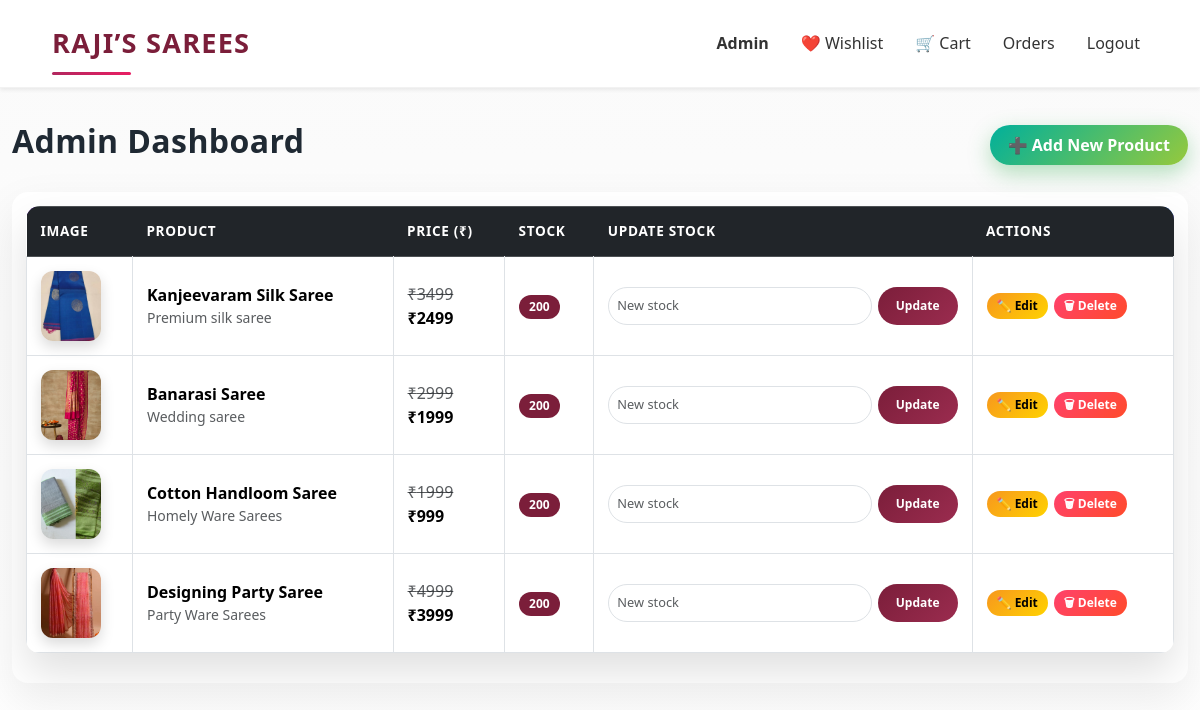
The app's page /admin/dashboard (signed in), older data.
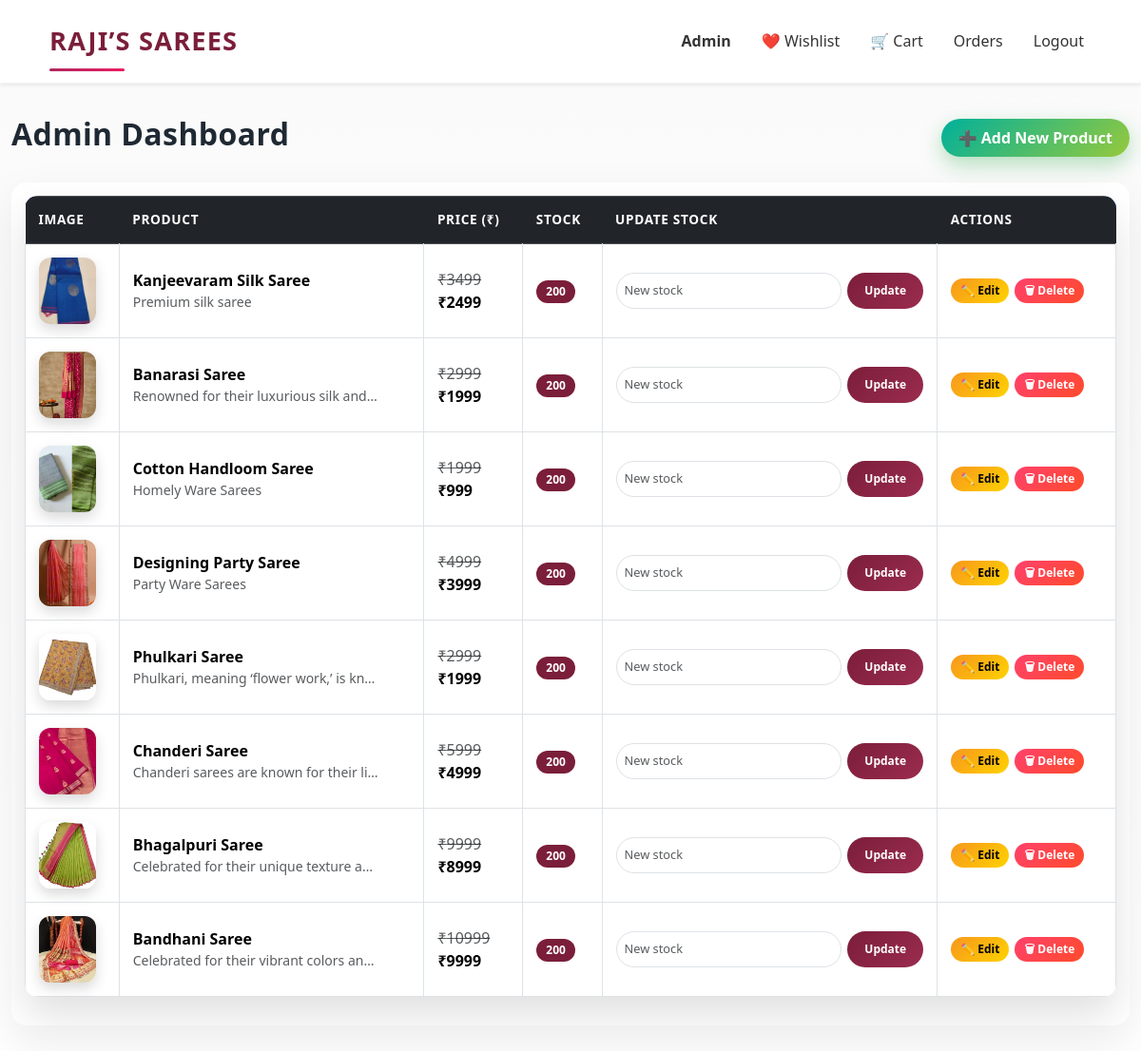
The same page, newer data.
### app.py (models this page shows)
class Product(db.Model):
    id = db.Column(db.Integer, primary_key=True)
    name = db.Column(db.String(150), nullable=False)
    mrp = db.Column(db.Integer, nullable=False)
    price = db.Column(db.Integer, nullable=False)
    stock = db.Column(db.Integer, nullable=False)
    image = db.Column(db.String(300), nullable=False)
    description = db.Column(db.Text, nullable=False)

### app.py (the view)
@app.route("/admin/dashboard")
@login_required
def admin_dashboard():
    if not current_user.is_admin:
        abort(403)
    products = Product.query.all()
    return render_template(
        "admin/dashboard.html",
        products=products
    )

### app.py (called while the page is built)
@login_manager.user_loader
def load_user(user_id):
    return User.query.get(int(user_id))

@app.context_processor
def inject_cart_count():
    if current_user.is_authenticated:
        count = db.session.query(
            func.sum(CartItem.quantity)
        ).filter_by(user_id=current_user.id).scalar()
        return {"cart_count": count or 0}
    return {"cart_count": 0}

### templates/admin/dashboard.html (shortened to what this page needs)
<!DOCTYPE html>
<html lang="en">
<head>
    <link href="https://cdn.jsdelivr.net/npm/bootstrap@5.3.3/dist/css/bootstrap.min.css" rel="stylesheet">
    <link rel="stylesheet" href="{{ url_for('static', filename='css/dashboard.css') }}">
</head>
<body>
<div class="toast-container position-fixed top-0 end-0 p-3">
</div>
<nav class="navbar navbar-expand-lg bg-white shadow-sm sticky-top">
  <div class="container">
    <a class="navbar-brand fw-bold brand-logo" href="/">RAJI’S SAREES</a>
    <div class="collapse navbar-collapse" id="mainNavbar">
      <ul class="navbar-nav ms-auto align-items-lg-center gap-lg-3">
        {% if current_user.is_authenticated %}
          {% if current_user.is_admin %}
            <li class="nav-item">
              <a href="/admin/dashboard" class="nav-link fw-bold text-danger">Admin</a>
            </li>
          {% endif %}
          <li class="nav-item">
            <a href="/wishlist" class="nav-link">❤️ Wishlist</a>
          </li>
          <li class="nav-item position-relative">
            <a href="/cart" class="nav-link">
              🛒 Cart
            </a>
          </li>
          <li class="nav-item">
            <a href="/orders" class="nav-link">Orders</a>
          </li>
          <li class="nav-item">
            <a href="/logout" class="nav-link">Logout</a>
          </li>
        {% endif %}
      </ul>
    </div>
  </div>
</nav>
<div class="container mt-4">
  {% block content %}
  <div class="d-flex justify-content-between align-items-center mb-4">
  <h2>Admin Dashboard</h2>
  <a href="{{ url_for('admin_add_product') }}"
   class="btn btn-success">
  ➕ Add New Product
</a>
</div>
<div class="table-responsive admin-table">
  <table class="table table-bordered align-middle">
    <thead class="table-dark">
      <tr>
        <th>Image</th>
        <th>Product</th>
        <th>Price (₹)</th>
        <th>Stock</th>
        <th>Update Stock</th>
        <th>Actions</th>
      </tr>
    </thead>
    <tbody>
      {% for product in products %}
      <tr>
        <td>
<img
      src="{{ url_for('static',
            filename='uploads/' ~ product.name|lower|replace(' ', '') ~ '.jpg') }}"
      class="img-fluid product-img w-100"
      alt="{{ product.name }}"
      loading="lazy"
      onerror="this.onerror=null;this.src='/static/uploads/default.jpg';"
       width="70"
       class="rounded">
</td>
        <td>
          <strong>{{ product.name }}</strong><br>
          <small class="text-muted">{{ product.description }}</small>
        </td>
        <td>
          <del class="text-muted">₹{{ product.mrp }}</del><br>
          <strong>₹{{ product.price }}</strong>
        </td>
        <td>
          {% if product.stock > 10 %}
            <span class="badge bg-success">{{ product.stock }}</span>
          {% elif product.stock > 0 %}
            <span class="badge bg-warning text-dark">{{ product.stock }}</span>
          {% else %}
            <span class="badge bg-danger">Out of stock</span>
          {% endif %}
        </td>
        <td>
  <form method="POST"
        action="/admin/update-stock/{{ product.id }}"
        class="admin-stock-form">
    <input
      type="number"
      name="stock"
      min="0"
      class="form-control form-control-sm"
      placeholder="New stock"
      required
    >
    <button type="submit" class="btn btn-sm btn-primary">
      Update
    </button>
  </form>
</td>
<td>
  <div class="admin-actions">
    <a href="/admin/product/edit/{{ product.id }}"
       class="btn btn-warning btn-sm">✏️ Edit</a>
    <a href="/admin/product/delete/{{ product.id }}"
       class="btn btn-danger btn-sm"
       onclick="return confirm('Delete this product?')">
       🗑 Delete
    </a>
  </div>
</td>
      </tr>
      {% endfor %}
    </tbody>
  </table>
</div>
  {% endblock %}
</div>
</body>
</html>

Row changes from the older to the newer data that the page shows:
changed Product "Banarasi Saree": description "Wedding saree" → "Renowned for their luxurious silk and…"
added Product: shows a picture, name "Phulkari Saree", description "Phulkari, meaning ‘flower work,’ is kn…", mrp "2999", price "1999", stock "200"
added Product: shows a picture, name "Chanderi Saree", description "Chanderi sarees are known for their li…", mrp "5999", price "4999", stock "200"
added Product: shows a picture, name "Bhagalpuri Saree", description "Celebrated for their unique texture a…", mrp "9999", price "8999", stock "200"
added Product: shows a picture, name "Bandhani Saree", description "Celebrated for their vibrant colors an…", mrp "10999", price "9999", stock "200"
